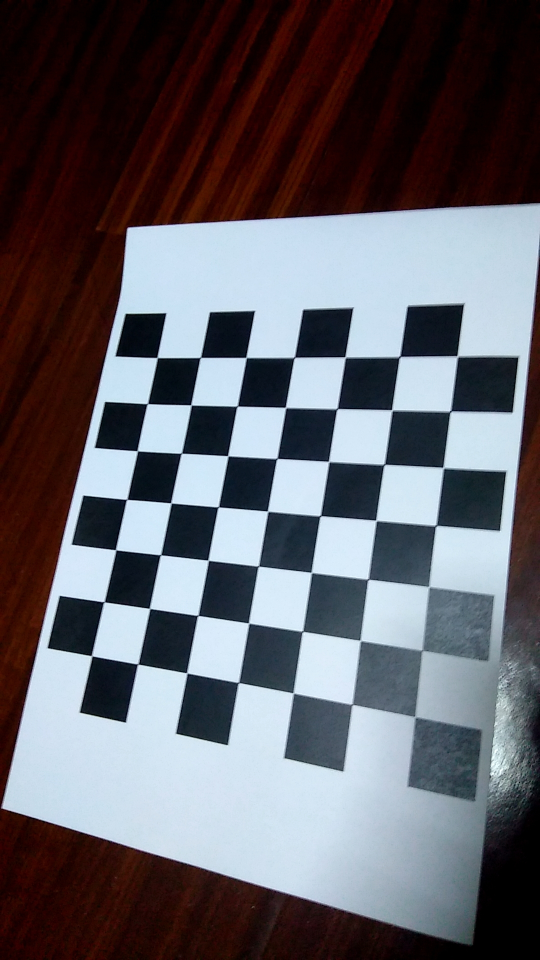
#> input picture CV2021_HW1/data/0000.jpg, 1080 x 1920 px (shown at 1/2 size); its folder holds 4 pictures in this run
$ python camera_calibration.py
#> lines starting #> are read from the running program, lines starting #| are printed output that depends on the picture; after the words box and inside, x2 and y2 are one past the last pixel; in counts of white or black regions, pixels touching at a corner belong together
import numpy as np
from cv2 import cv2
import glob
import matplotlib.pyplot as plt
import camera_calibration_show_extrinsics as show
from PIL import Image
# prepare object points, like (0,0,0), (1,0,0), (2,0,0) ....,(6,5,0)
# (8,6) is for the given testing images.
# If you use the another data (e.g. pictures you take by your smartphone),
# you need to set the corresponding numbers.
corner_x = 7
corner_y = 7
objp = np.zeros((corner_x*corner_y,3), np.float32)
objp[:, :2] = np.mgrid[0:corner_x, 0:corner_y].T.reshape(-1,2)

# Arrays to store object points and image points from all the images.
objpoints_ur = [] # 3d points in real world space. (unrotated)
imgpoints_ur = [] # 2d points in image plane. (unrotated)
objpoints_r = [] # 3d points in real world space. (may be rotated)
imgpoints_r = [] # 2d points in image plane. (may be rotated)

# Make a list of calibration images
images = glob.glob('data/*.jpg')
image_rotation = []
image_num = 10

# Step through the list and search for chessboard corners
print('Start finding chessboard corners...')
for idx, fname in enumerate(images):
    img = cv2.imread(fname)
#> img is the input picture: shape (1920, 1080, 3); mean B, G, R 104.6, 97.6, 99
    gray = cv2.cvtColor(img, cv2.COLOR_BGR2GRAY)
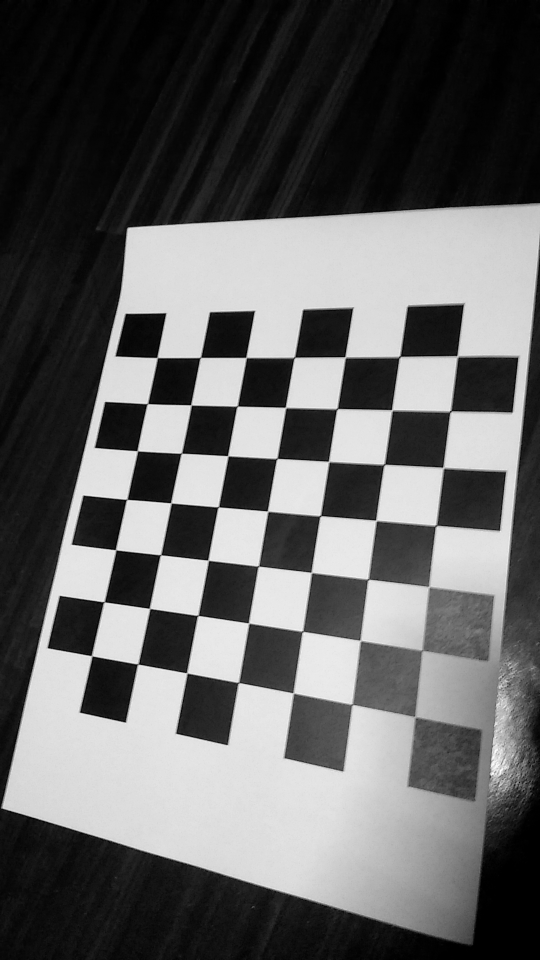
#> gray: shape (1920, 1080) (shown at 1/2 size); min 0, max 253, mean 98.8

    # Use aspect ratio of the first image as benchmark
    if idx == 0:
        fix_size = gray.shape
#> fix_size = (1920, 1080)

    # Find the chessboard corners
    print('find the chessboard corners of', fname)
    ret, corners = cv2.findChessboardCorners(gray, (corner_x,corner_y), None)
#> ret = True; corners = 49 rows, first 8: [184, 1312], [206.1, 1203.6], [232, 1100.5], [254, 999], [273.2, 901], [295, 808], [313.3, 714.5], [275.5, 1328.5]

    # If found, add object points, image points
    if ret == True:
        objpoints_ur.append(objp)
        imgpoints_ur.append(corners)
        # Draw and display the corners
        cv2.drawChessboardCorners(img, (corner_x,corner_y), corners, ret)
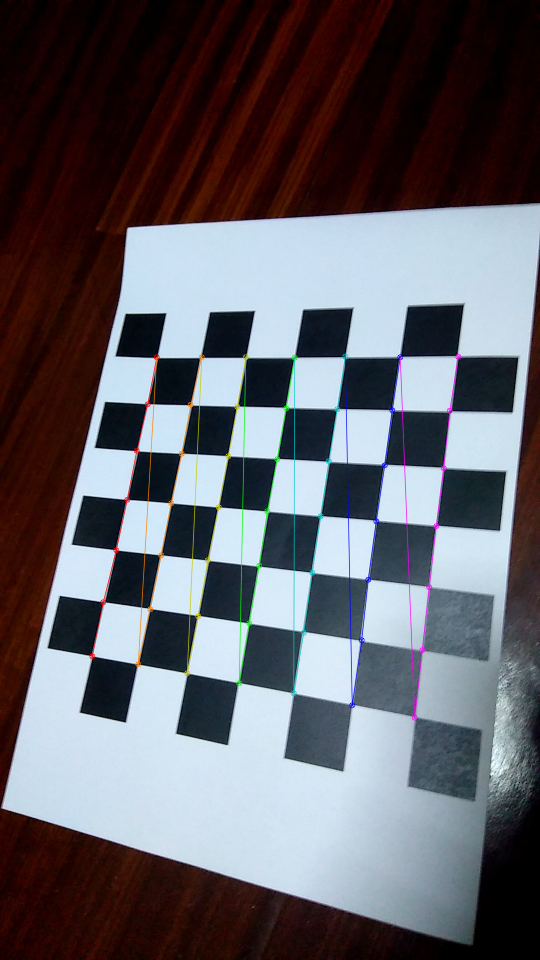
#> img: shape (1920, 1080, 3) (shown at 1/2 size); 1.43% of pixels changed, all inside (x1, y1, x2, y2) = (178, 707, 923, 1442)
        plt.imshow(img)
        if (gray.shape == fix_size):
            objpoints_r.append(objp)
            imgpoints_r.append(corners)
        else:
            gray = np.rot90(gray)
            image_rotation.append(idx)
            ret, corners = cv2.findChessboardCorners(gray, (corner_x,corner_y), None)
            if ret == True:
                objpoints_r.append(objp)
                imgpoints_r.append(corners)
            else:
                print('Fail to find the corners after rotating：', fname)
#> pass 2 of the loop `for idx, fname in enumerate(images):`:
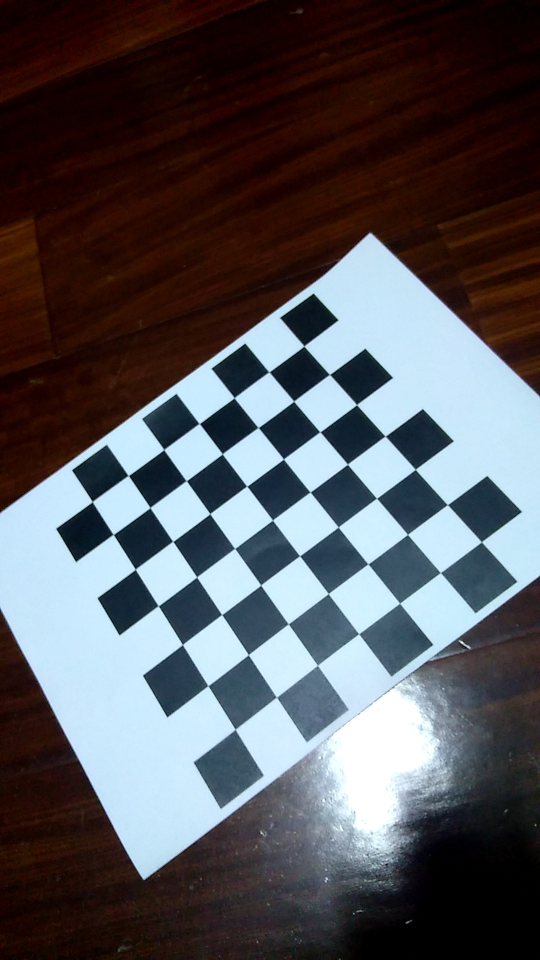
#> input picture CV2021_HW1/data/0001.jpg, 1080 x 1920 px (shown at 1/2 size)
#> img is the input picture: shape (1920, 1080, 3); mean B, G, R 90.7, 85.5, 86.4
#> `gray = cv2.cvtColor(img, cv2.COLOR_BGR2GRAY)`:
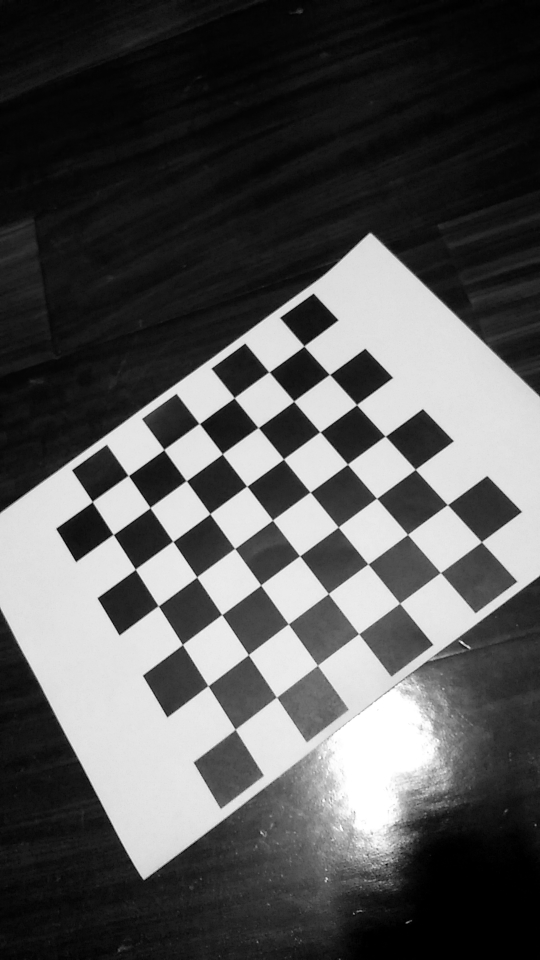
#> gray: shape (1920, 1080) (shown at 1/2 size); min 0, max 255, mean 86.3
#> corners = 49 rows, first 8: [608.4, 693.5], [659.4, 749.5], [713.6, 810.5], [770.4, 873], [830.7, 939.6], [894.5, 1010.2], [963, 1084], [539.2, 744.7]
#> `cv2.drawChessboardCorners(img, (corner_x,corner_y), corners, ret)`:
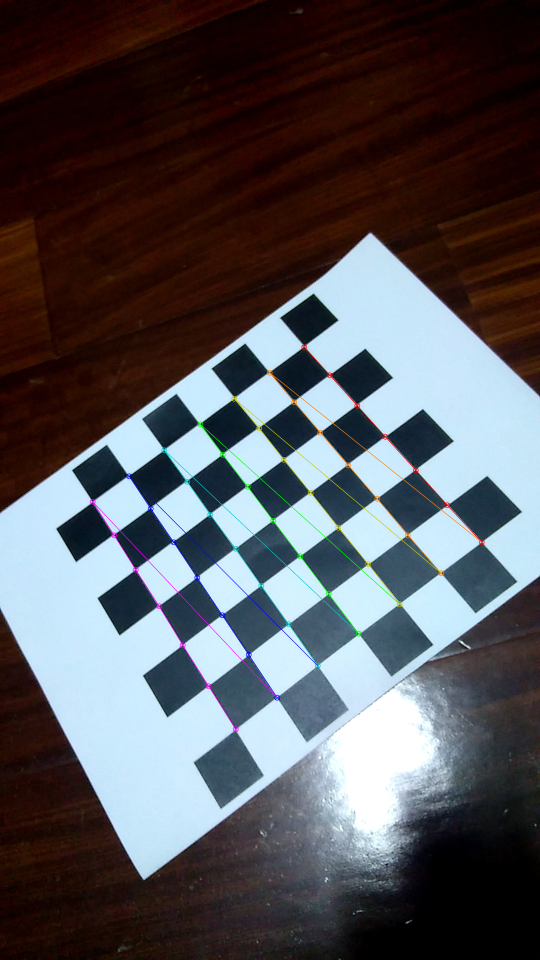
#> img: shape (1920, 1080, 3) (shown at 1/2 size); 0.98% of pixels changed, all inside (x1, y1, x2, y2) = (179, 688, 970, 1465)
#> pass 3 of the loop `for idx, fname in enumerate(images):`:
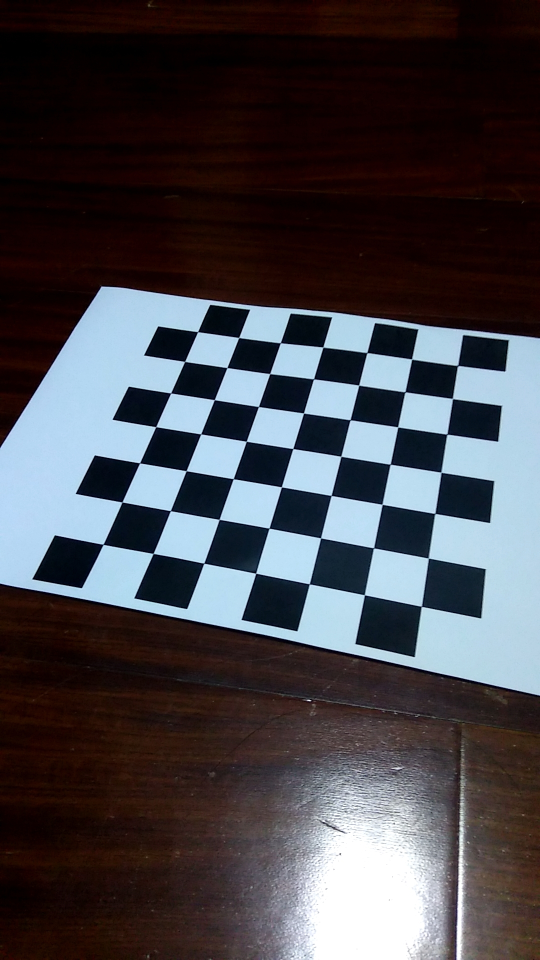
#> input picture CV2021_HW1/data/0002.jpg, 1080 x 1920 px (shown at 1/2 size)
#> img is the input picture: shape (1920, 1080, 3); mean B, G, R 74.4, 69.1, 71.1
#> `gray = cv2.cvtColor(img, cv2.COLOR_BGR2GRAY)`:
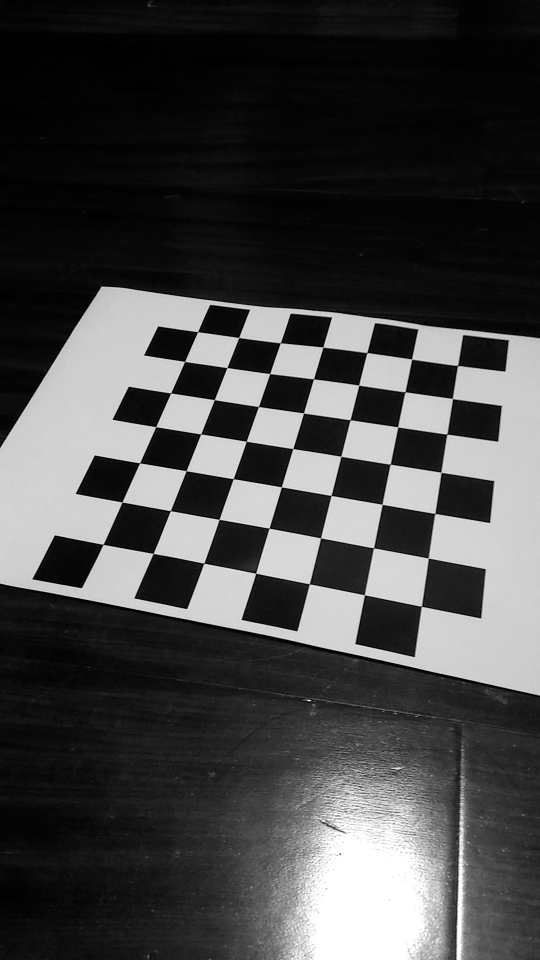
#> gray: shape (1920, 1080) (shown at 1/2 size); min 0, max 255, mean 70.3
#> corners = 49 rows, first 8: [395.7, 663.8], [477.9, 675.5], [561.4, 685.9], [646.3, 694.5], [734.6, 705.4], [823.9, 718.5], [916.3, 731.2], [369.6, 723.4]
#> `cv2.drawChessboardCorners(img, (corner_x,corner_y), corners, ret)`:
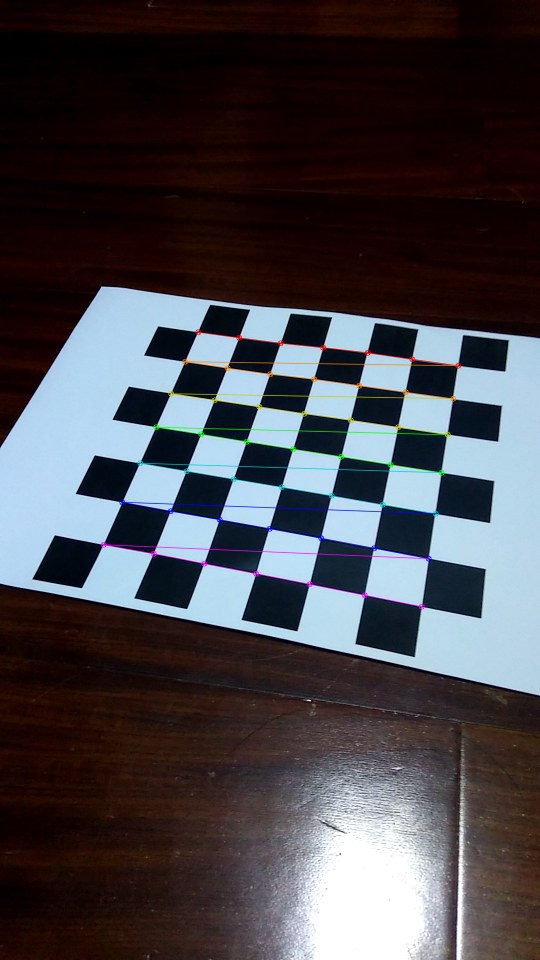
#> img: shape (1920, 1080, 3) (shown at 1/2 size); 1.29% of pixels changed, all inside (x1, y1, x2, y2) = (201, 658, 923, 1220)
#> the loop made 4 passes; the first 3 are shown


#######################################################################################################
#                                Homework 1 Camera Calibration                                        #
#               You need to implement camera calibration(02-camera p.76-80) here.                     #
#   DO NOT use the function directly, you need to write your own calibration function from scratch.   #
#                                          H I N T                                                    #
#                        1.Use the points in each images to find Hi                                   #
#                        2.Use Hi to find out the intrinsic matrix K                                  #
#                        3.Find out the extrensics matrix of each images.                             #
#######################################################################################################
print('Camera calibration...')
# [8 lines of commented-out code are left out]


def calc_Hi(objpoints, imgpoints, image_num, point_num):
    H_list = []
    H_coefficient = np.zeros((point_num*2, 9))

    for i in range(image_num):
        objp_temp = objpoints[i].copy()
        objp_temp[:, 2] = 1
        imgpoints_temp = np.squeeze(imgpoints[i].copy())

        for num in range(point_num):
            H_coefficient[num*2, :] = [objp_temp[num, 0],objp_temp[num, 1], 1, 0, 0, 0, -(objp_temp[num, 0] * imgpoints_temp[num, 0]),\
                          -(objp_temp[num, 1] * imgpoints_temp[num, 0]), -(imgpoints_temp[num, 0])]
            H_coefficient[num*2 + 1, :] = [0, 0, 0, objp_temp[num, 0],objp_temp[num, 1], 1, -(objp_temp[num, 0] * imgpoints_temp[num, 1]),\
                          -(objp_temp[num, 1] * imgpoints_temp[num, 1]), -(imgpoints_temp[num, 1])]

        H = np.linalg.svd(H_coefficient, full_matrices=False)[2].T[:, -1]
        if H[-1] < 0:
            H = -H

        H = H.reshape((3, 3))
        H_list.append(H)

    return H_list

# [104 lines left out: functions calc_B, calc_intrinsic, calc_extrinsic, not called in this run]


point_num = corner_x * corner_y
#> point_num = 49

H_list_origin = calc_Hi(objpoints_ur, imgpoints_ur, image_num, point_num)
#> (the run stopped early here; a loop or call above may not have finished)
